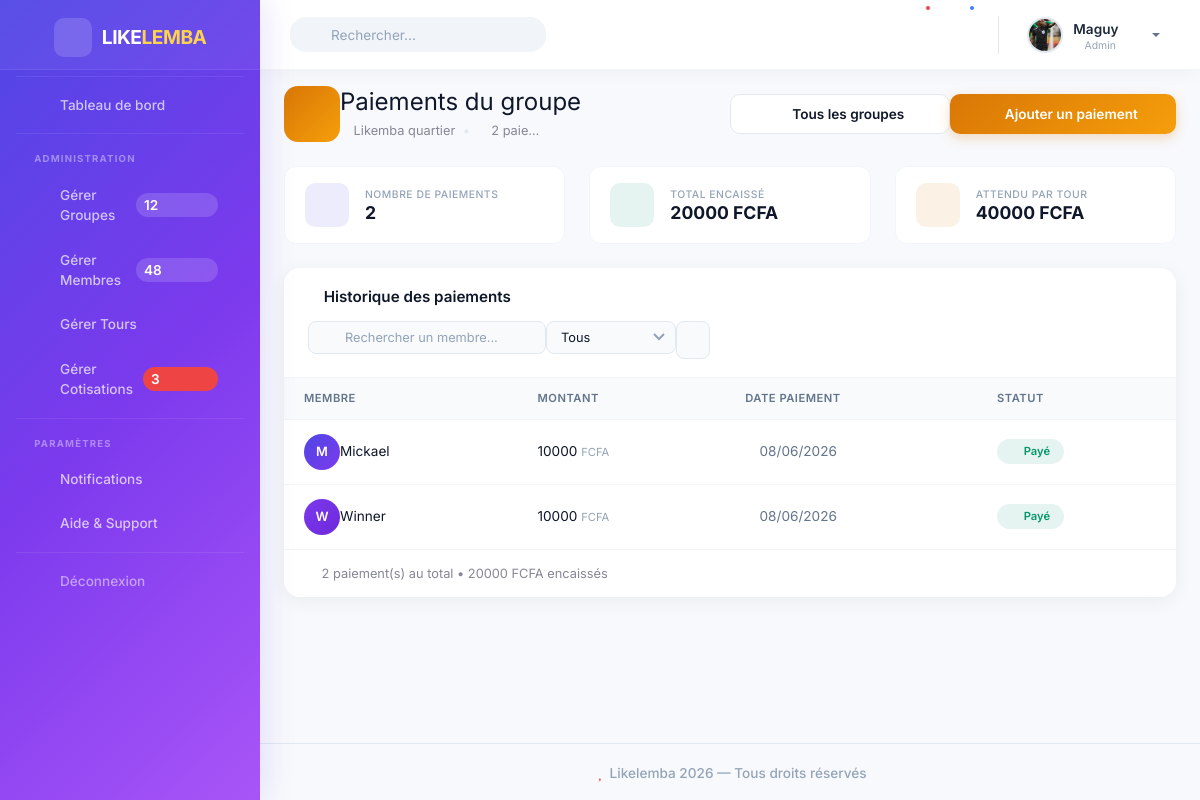
Before: /groupes/7/paiements/ (signed in) with the older database file.
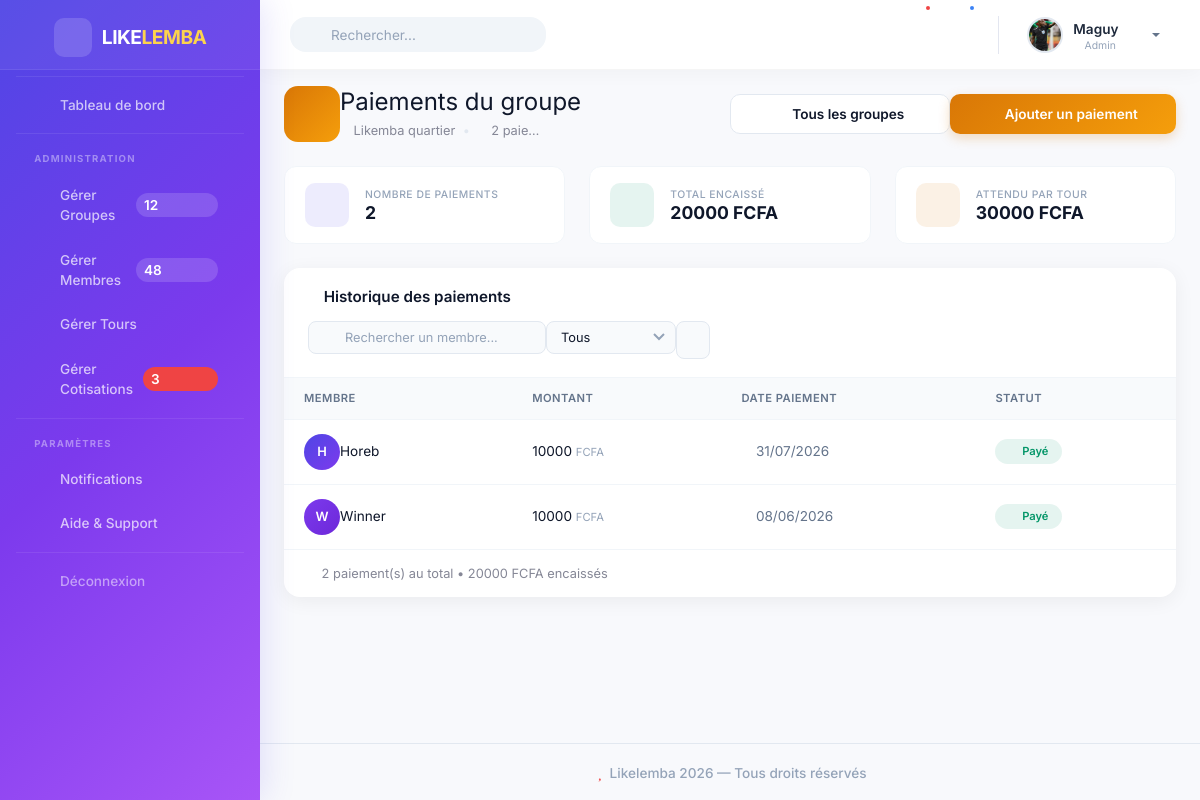
After: the same page with the newer database file.
### likelemba_app/models.py (models this page shows, shortened)
class Paiement(models.Model):
    membre = models.ForeignKey(
        MembreGroupe,
        on_delete=models.CASCADE
    )
    tour = models.ForeignKey(
        Tour,
        on_delete=models.CASCADE
    )
    montant = models.DecimalField(
        max_digits=10,
        decimal_places=2
    )
    date_paiement = models.DateField()
    statut = models.CharField(
        max_length=20,
        choices=[
            ('PAYE', 'Payé'),
            ('NON_PAYE', 'Non payé')
        ]
    )

class MembreGroupe(models.Model):
    utilisateur = models.ForeignKey(
        Utilisateur,
        on_delete=models.CASCADE,
        null=True,
        blank=True
    )
    groupe = models.ForeignKey(
        Groupe,
        on_delete=models.CASCADE,
        null=True,
        blank=True
    )
    nom = models.CharField(max_length=100, null=True, blank=True)
    telephone = models.CharField(max_length=20, blank=True)
    ordre_reception = models.IntegerField()
    date_inscription = models.DateTimeField(auto_now_add=True)
    @property
    def nom_affiche(self):
        if self.utilisateur:
            return self.utilisateur.username
        return self.nom or "Membre sans nom"
    class Meta:
        unique_together = ('utilisateur', 'groupe')

### likelemba_app/views.py (the view)
# urls.py: path('groupes/<int:groupe_id>/paiements/', paiements_groupe_view, name='paiements_groupe'),
@login_required(login_url="login")
def paiements_groupe_view(request, groupe_id):
    if request.user.role != 'ADMIN':
        return redirect('dashboard_membre')
    groupe = get_object_or_404(Groupe, id=groupe_id, admin=request.user)
    paiements = Paiement.objects.filter(
        membre__groupe=groupe
    ).select_related('membre', 'membre__utilisateur').order_by('-date_paiement', '-id')
    resume = paiements.aggregate(total_encaisse=Sum('montant'))
    total_encaisse = resume['total_encaisse'] or 0
    total_paiements = paiements.count()
    total_attendu = groupe.montant_cotisation * MembreGroupe.objects.filter(groupe=groupe).count()
    return render(request, 'paiements/paiements_groupe.html', {
        'groupe': groupe,
        'paiements': paiements,
        'total_encaisse': total_encaisse,
        'total_paiements': total_paiements,
        'total_attendu': total_attendu,
    })

### likelemba/templates/paiements/paiements_groupe.html (shortened to what the changed rows need)
{% extends 'base.html' %}
{% load static %}
{% block content %}
<div class="page-header mb-3 mb-md-4">
    <div class="d-flex flex-column flex-sm-row justify-content-between align-items-start align-items-sm-center gap-3">
        <div class="d-flex align-items-center gap-3 w-100 w-sm-auto">
            <div class="min-width-0">
                <h1 class="h4 h-md-3 mb-1 fw-bold" style="color: #0f172a;">
                    Paiements du groupe
                </h1>
            </div>
        </div>
    </div>
</div>
<div class="row g-2 g-md-3 mb-3 mb-md-4">
    <div class="col-4">
        <div class="stat-mini">
            <div class="stat-mini-body">
                <div class="stat-mini-content">
                    <span class="stat-mini-label">Attendu par tour</span>
                    <h5 class="stat-mini-value">{{ total_attendu|floatformat:0 }} FCFA</h5>
                </div>
            </div>
        </div>
    </div>
</div>
<div class="card-modern">
    <div class="card-modern-body p-0">
        <div class="table-responsive">
            <table class="table-modern" id="paymentTable">
                <thead>
                    <tr>
                        <th>Membre</th>
                        <th>Montant</th>
                        <th class="d-none d-md-table-cell">Date paiement</th>
                        <th>Statut</th>
                    </tr>
                </thead>
                <tbody>
                    {% for paiement in paiements %}
                    <tr data-status="{{ paiement.statut }}">
                        <td>
                            <div class="d-flex align-items-center gap-2">
                                <div class="member-avatar" style="background: linear-gradient(135deg, {% cycle '#4f46e5' '#7c3aed' '#059669' '#d97706' '#2563eb' '#dc2626' %}, {% cycle '#7c3aed' '#6d28d9' '#047857' '#b45309' '#1d4ed8' '#b91c1c' %}); flex-shrink: 0;">
                                    {{ paiement.membre.nom_affiche|make_list|first|upper }}
                                </div>
                                <div class="min-width-0">
                                    <span class="fw-semibold d-block text-truncate" style="color: #0f172a; max-width: 100px;">{{ paiement.membre.nom_affiche }}</span>
                                </div>
                            </div>
                        </td>
                        <td>
                            <span class="fw-semibold" style="color: #0f172a; font-size: 0.85rem;">
                                {{ paiement.montant|floatformat:0 }}
                            </span>
                            <span class="d-none d-sm-inline" style="font-size: 0.7rem; color: #94a3b8;">FCFA</span>
                        </td>
                        <td class="d-none d-md-table-cell">
                            <span style="color: #64748b; font-size: 0.85rem;">
                                <i class="far fa-calendar-alt me-1"></i>
                                {{ paiement.date_paiement|date:"d/m/Y" }}
                            </span>
                        </td>
                        <td>
                            {% if paiement.statut == "PAYE" %}
                                <span class="badge-status success">
                                    <i class="fas fa-check-circle me-1"></i>
                                    <span class="d-none d-sm-inline">Payé</span>
                                </span>
                            {% else %}
                                <span class="badge-status warning">
                                    <i class="fas fa-clock me-1"></i>
                                    <span class="d-none d-sm-inline">Non payé</span>
                                    <span class="d-sm-none">⏳</span>
                                </span>
                            {% endif %}
                        </td>
                    </tr>
                    {% endfor %}
                </tbody>
            </table>
        </div>
    </div>
</div>
{% endblock %}

Changed rows visible on the page:
removed Paiement: membre.nom_affiche|make_list "M", membre.nom_affiche "Mickael", montant "10000", date_paiement "08/06/2026", statut "PAYE" (drawn)
added Paiement: membre.nom_affiche|make_list "H", membre.nom_affiche "Horeb", montant "10000", date_paiement "31/07/2026", statut "PAYE" (drawn)
Other visible differences:
{{ total_attendu|floatformat:0 }}: "40000" → "30000"
